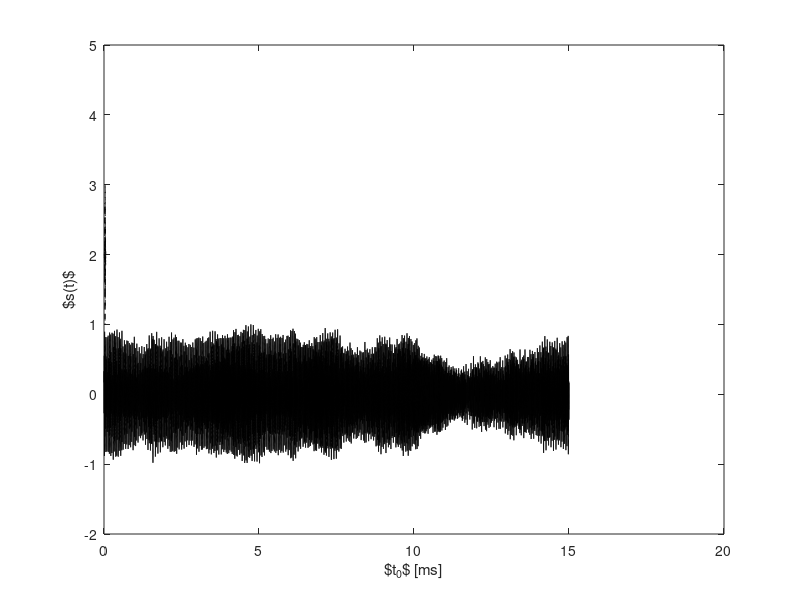

Here is the MATLAB script that generated this plot:
%**************************************************************************
%
% ME-6761 Final Project, Problem 3
%
%   Propagaition of pulse in 2D waveguide
%
%     Scott Schoen Jr 20161116
%
%**************************************************************************

clear all
close all
clc

% Channel parameters
H = 30; % Depth [m]
c = 1500; % Sound speed [m/s]
tStart = 0; % [s]
tEnd = 15; % [s]
Fs = 20E3; % [Hz]

% Source and receiver
xSrc = 0; % [m]
ySrc = 8; % [m]
xRec = 20E3; % [m]
yRec = 21; % [m]

% Pulse paramters
fc = 100; % Center frequency [Hz]
tau = 0.0125; % Width parameter [s]
t0 = 35E-3; % Delay [s]

% Reconstruction parameters (Used to save time)
fMin = 0; % [Hz]
fMax = 500; % [Hz]
evanescentModesToKeep = 2;

% Compute parameters
dt = 1./Fs; % Time step [s]
tVector = tStart : dt : tEnd; % Time vector [s]
fVector = linspace( 0, Fs, length(tVector) ); % Frequency vector [Hz]
omegac = 2.*pi.*fc; % Angular frequency [rad/s]

% Create pulse
s = sin( omegac.*(tVector - t0) ).*exp( -( (tVector - t0)./tau ).^(2) );

% Take FFT of pulse
sTilde = fft(s);

% Initialize received signal/FFT of received signal
sRecTilde = 0.*sTilde;

% Get the contribution at each frequency
for fCount = 1:length(fVector)
    
   % Compute calculations only within bandwidth to save time
   % NOTE - This assumes fVector increases monotonically!
   f = fVector( fCount );
   if f < fMin
       continue;
   elseif f > fMax
       break;
   end
   
   % Initialize Green's function at this frequency
   Gtilde = 0;
   
   % We'll include propagating modes as well as the first 2 evanescent
   % modes to capture some near field if desired.
   omega = 2.*pi.*f;
   k = omega./c;
   evanescentModesKept = 0;
   
   for modeCount = 1:20
       
       % Get propagating mode number
       n = modeCount;
       ky = (n - 0.5).*pi./H;
       omega_m = c.*ky; % Modal frequency [rad/s]
       kx = sqrt( k.^(2) - ky.^(2) );

       % Keep evanescent modes only if we're below the number we want to
       % keep.
       if ~isreal( kx )
           evanescentModesKept = evanescentModesKept + 1;
           if evanescentModesKept > evanescentModesToKeep
               break;
           end
       end
       
       % Add in contribution
       psi  = sin( ky.*yRec ).*exp(1j.*kx.*xRec);
       psi0 = sin( ky.*ySrc ).*exp(1j.*kx.*xSrc);
       denominator = k.^(2) - omega_m.^(2)./c.^(2);
       Gtilde = Gtilde - 4.*pi.*( ...
           psi.*psi0./denominator ...
           );
       
   end
   
   % Add this frequency's contribution to the total field
   sRecTilde(fCount) = sTilde(fCount).*Gtilde;   
    
end

% Get the received signal in the time domain
sRec = ifft( sRecTilde );

% Normalize
sNorm = s./max(abs(s));
sRecNorm = sRec./max(abs(real(sRec)));

% Format plot
figure()
hold all;
box on;

plot( tVector, sNorm + 2, '--k' );
plot( tVector, real(sRecNorm), 'k' );
xlabel('$t_{0}$ [ms]');
ylabel('$s(t)$');

ylim( [-2, 5] );
xlim( [0, 20] );

